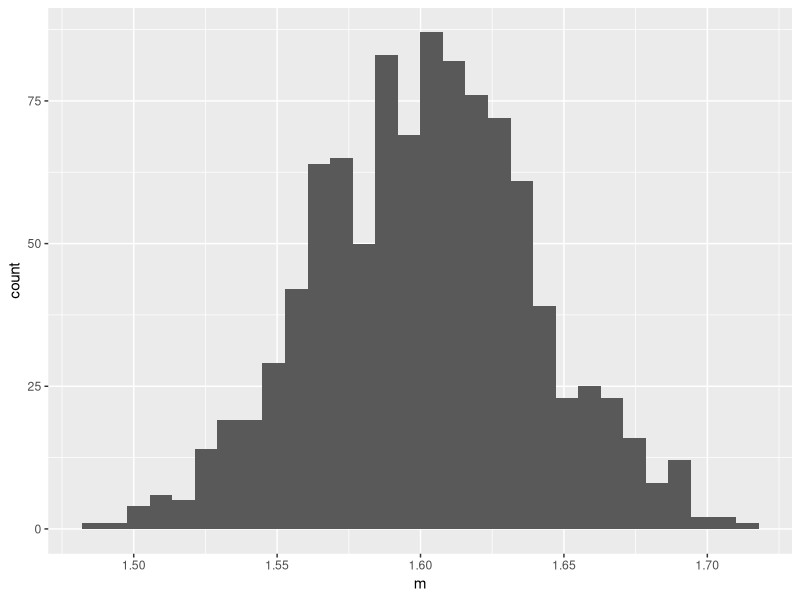
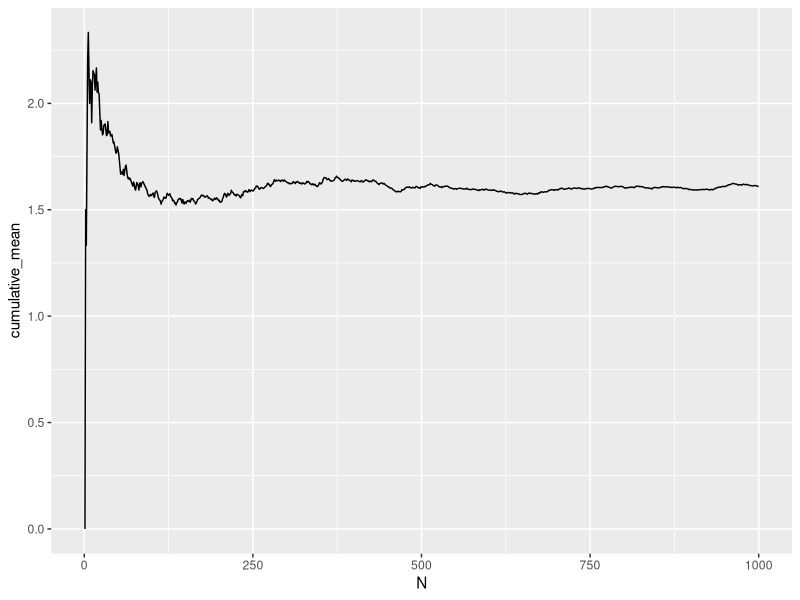
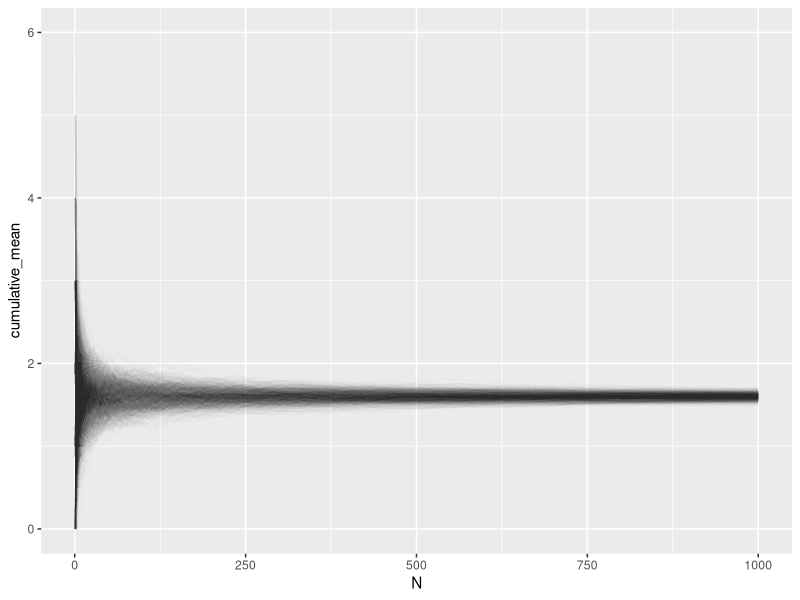

Write R code to recreate these figures, in order.
## ---- chunk 1
library(ggplot2)
library(dplyr) # without suppressMessages
library(tidyr)
## ---- chunk 2
x <- rbinom(100, 16, 0.1) # expectation is 16 * 0.1 = 1.6
mean(x)
## ---- chunk 3
R <- 1000
means <- replicate(R, {
  x <- rbinom(1000, 16, 0.1)
  mean(x)
})
df <- data.frame(m = means)

ggplot(df, aes(m)) + geom_histogram()
## ---- chunk 4
x <- rbinom(1000, 16, 0.1)
N <- 1:1000
cm <- cumsum(x) / N
df <- data.frame(cumulative_mean = cm,
                 N = N)
ggplot(df, aes(N, cumulative_mean)) +
  geom_line()
## ---- chunk 5
# multiple means
data <- replicate(R, {
  x <- rbinom(1000, 16, 0.1)
  cumsum(x) / N # each one of which converges
})

# format data for plotting
df <- data %>%
  as.data.frame %>%
  mutate(N = 1:1000) %>%
  pivot_longer( # wide -> long/tall data frames
    cols = !N,
    names_to = "ID",
    values_to = "cumulative_mean"
  )

ggplot(df, aes(N, cumulative_mean, group = ID)) +
  geom_line(alpha = 0.01) +
  guides(color = "none") 
